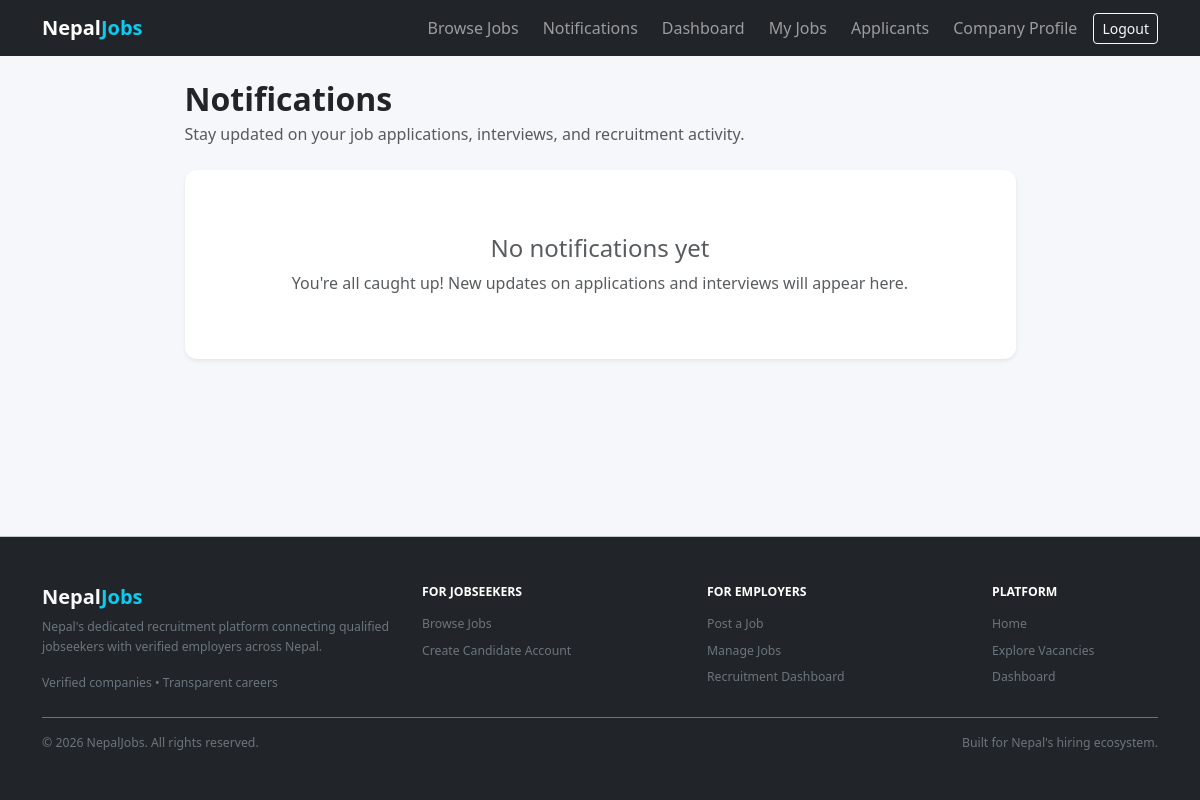
Page /notifications/ (signed in) on the earlier database version.
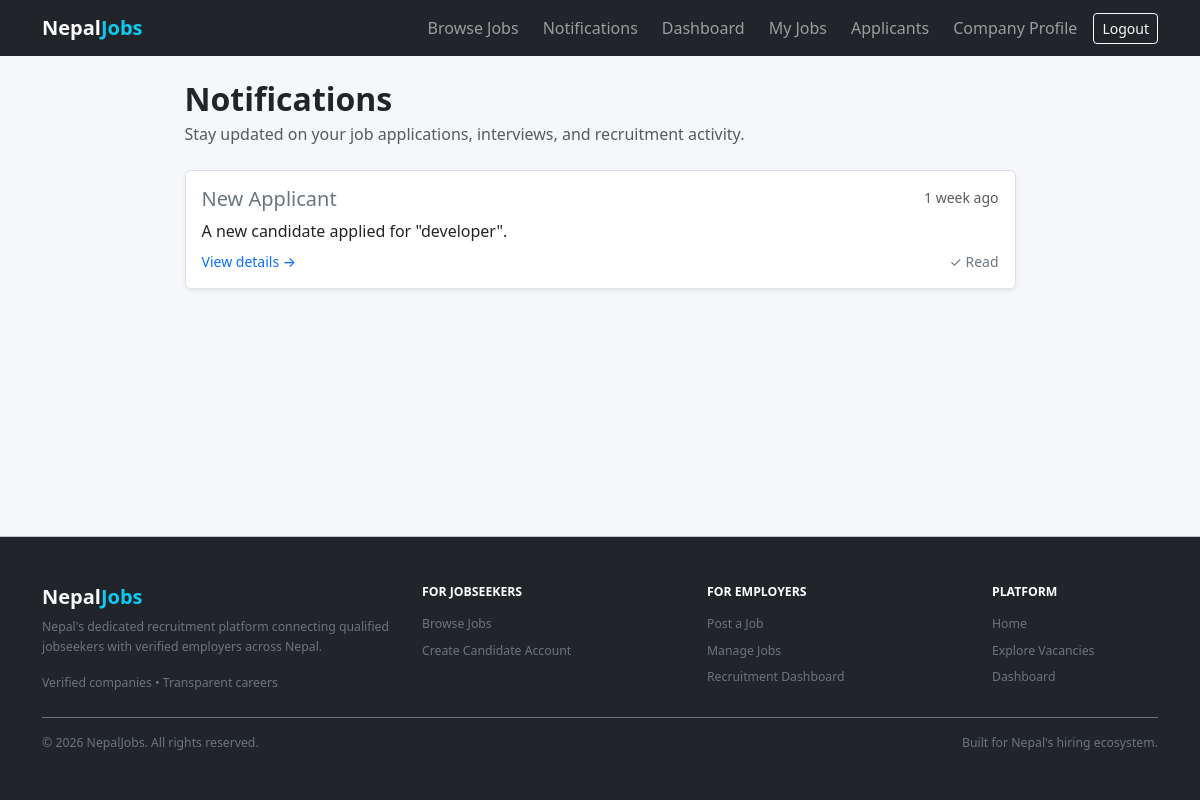
Same page on the later database version.
### notifications/models.py (models this page shows, shortened)
class Notification(models.Model):
    class NotificationType(models.TextChoices):
        APPLICATION_SUBMITTED = "application_submitted", "Application Submitted"
        APPLICATION_STATUS_CHANGED = "application_status_changed", "Application Status Updated"
        NEW_APPLICANT = "new_applicant", "New Applicant"
        INTERVIEW_SCHEDULED = "interview_scheduled", "Interview Scheduled"
        INTERVIEW_RESCHEDULED = "interview_rescheduled", "Interview Rescheduled"
        INTERVIEW_CANCELLED = "interview_cancelled", "Interview Cancelled"
    recipient = models.ForeignKey(
        settings.AUTH_USER_MODEL,
        on_delete=models.CASCADE,
        related_name="notifications",
    )
    notification_type = models.CharField(
        max_length=50,
        choices=NotificationType.choices,
        db_index=True,
    )
    title = models.CharField(max_length=200)
    message = models.TextField()
    target_url = models.CharField(max_length=255, blank=True)
    application = models.ForeignKey(
        "applications.Application",
        on_delete=models.CASCADE,
        null=True,
        blank=True,
        related_name="notifications",
    )
    is_read = models.BooleanField(default=False, db_index=True)
    read_at = models.DateTimeField(null=True, blank=True)
    created_at = models.DateTimeField(auto_now_add=True, db_index=True)
    class Meta:
        ordering = ["-created_at"]
        indexes = [
            models.Index(fields=["recipient", "is_read", "-created_at"]),
            models.Index(fields=["recipient", "-created_at"]),
            models.Index(fields=["notification_type"]),
        ]

### notifications/views.py (the view)
# urls.py: path("", NotificationListView.as_view(), name="notification_list"),
class NotificationListView(LoginRequiredMixin, ListView):
    model = Notification
    template_name = "notifications/notification_list.html"
    context_object_name = "notifications"
    paginate_by = PAGE_SIZE
    def get_queryset(self):
        return (
            self.request.user.notifications
            .select_related("application", "application__job")
            .order_by("-created_at")
        )
    def paginate_queryset(self, queryset, page_size):
        paginator = self.get_paginator(
            queryset,
            page_size,
            orphans=self.get_paginate_orphans(),
            allow_empty_first_page=self.get_allow_empty(),
        )
        page_kwarg = self.page_kwarg
        page_number = self.kwargs.get(page_kwarg) or self.request.GET.get(page_kwarg)
        page = paginator.get_page(page_number)
        return (paginator, page, page.object_list, page.has_other_pages())

### accounts/models.py (called while the page is built)
    @property
    def is_jobseeker(self):
        return self.role == self.Role.JOBSEEKER

    @property
    def is_employer(self):
        return self.role == self.Role.EMPLOYER

    @property
    def is_approved(self):
        return self.verification_status == self.VerificationStatus.APPROVED

### notifications/context_processors.py (called while the page is built)
def unread_notifications_count(request):
    if getattr(request, "user", None) and request.user.is_authenticated:
        count = request.user.notifications.filter(is_read=False).count()
    else:
        count = 0
    return {"unread_notifications_count": count}

### templates/notifications/notification_list.html (shortened to what this page needs)
{% extends "base.html" %}
{% block content %}
<div class="row justify-content-center">
  <div class="col-lg-9 col-md-11">
    <div class="d-flex justify-content-between align-items-center mb-4 flex-wrap gap-2">
      <div>
        <h2 class="fw-bold mb-1">Notifications</h2>
        <p class="text-muted mb-0">Stay updated on your job applications, interviews, and recruitment activity.</p>
      </div>
    </div>
    {% if notifications %}
      <div class="list-group shadow-sm mb-4">
        {% for notification in notifications %}
          <a href="{% url 'notification_read_and_redirect' notification.pk %}"
             class="list-group-item list-group-item-action p-3 text-decoration-none {% if not notification.is_read %}border-start border-primary border-4 bg-light{% endif %}">
            <div class="d-flex w-100 justify-content-between align-items-start mb-1 flex-wrap gap-1">
              <h5 class="mb-1 {% if not notification.is_read %}fw-bold text-dark{% else %}text-secondary{% endif %}">
                {{ notification.title }}
              </h5>
              <small class="text-muted" title="{{ notification.created_at }}">
                {{ notification.created_at|timesince }} ago
              </small>
            </div>
            <p class="mb-2 text-dark">{{ notification.message }}</p>
            <div class="d-flex justify-content-between align-items-center">
              <small class="text-primary fw-medium">View details &rarr;</small>
              <small class="text-muted">
                {% if notification.is_read %}
                  <span class="text-secondary">&check; Read</span>
                {% else %}
                  <span class="text-primary fw-semibold">Unread</span>
                {% endif %}
              </small>
            </div>
          </a>
        {% endfor %}
      </div>
    {% else %}
      <div class="card shadow-sm text-center py-5">
        <div class="card-body">
          <h4 class="text-muted fw-normal mb-2">No notifications yet</h4>
          <p class="text-muted mb-0">You're all caught up! New updates on applications and interviews will appear here.</p>
        </div>
      </div>
    {% endif %}
  </div>
</div>
{% endblock %}

Differences in the rows shown:
added Notification: title "New Applicant", created_at "1 week", message "A new candidate applied for \"developer\".", is_read "✓ Read"
Other differences:
text no longer shown: "No notifications yet You're all caught up! New updates on applications and interviews will appear here."
